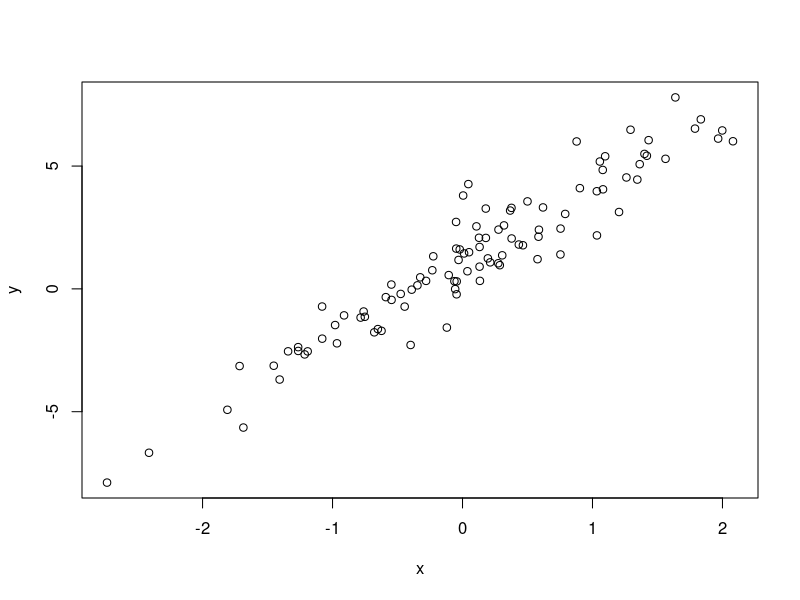

The R source for this figure:
## ---- chunk 1
1 + 1
## ---- chunk 2
#| echo: false
2 * 2
## ---- chunk 3

x <- rnorm(100)
y <- 3*x + 1 + rnorm(100, 0, 1)

plot(y~x)
